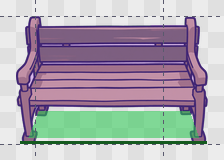
#> input picture tools/blackout/masques/banc_vert.png, 224 x 160 px, given in place of barque_mouillage.png.png, which was not available
$ python retire_miettes.py masques/banc_vert.png masques/barque_mouillage.png
#> lines starting #> are read from the running program, lines starting #| are printed output that depends on the picture; after the words box and inside, x2 and y2 are one past the last pixel; in counts of white or black regions, pixels touching at a corner belong together
#!/usr/bin/env python3
"""Retire les petits îlots détachés du perso (artefacts, ex. points roses d'Amaia « trouvé ») dans une planche.

  retire_miettes.py <id> <anim> [--ecrit]      îlots de moins de TAILLE_MAX px, case par case

Le masque de tenue est nettoyé aux mêmes pixels.
"""
import os
import sys

import numpy as np
from PIL import Image

HERE = os.path.dirname(os.path.abspath(__file__))
PERSOS = os.path.normpath(os.path.join(HERE, "..", "..", "assets", "blackout", "persos"))
TAILLE_MAX = 400


def traite(pid, anim, ecrit):
#> called with pid = 'masques/banc_vert.png', anim = 'masques/barque_mouillage.png', ecrit = False
    p = os.path.join(PERSOS, pid, anim + ".png")
    im = np.array(Image.open(p).convert("RGBA"))
    t = os.path.join(PERSOS, pid, anim + "_tenue.png")
    tm = np.array(Image.open(t).convert("RGBA")) if os.path.exists(t) else None
    n = 0
    for x0 in range(0, im.shape[1], 256):
        al = im[:256, x0:x0 + 256, 3] > 20
        lab = np.zeros(al.shape, np.int32)
        comps = []
        for y, x in zip(*np.nonzero(al)):
            if lab[y, x]:
                continue
            pile, pts = [(y, x)], []
            lab[y, x] = len(comps) + 1
            while pile:
                cy, cx = pile.pop()
                pts.append((cy, cx))
                for ny in (cy - 1, cy, cy + 1):
                    for nx in (cx - 1, cx, cx + 1):
                        if 0 <= ny < 256 and 0 <= nx < 256 and al[ny, nx] and not lab[ny, nx]:
                            lab[ny, nx] = len(comps) + 1
                            pile.append((ny, nx))
            comps.append(pts)
        if len(comps) < 2:
            continue
        grand = max(range(len(comps)), key=lambda i: len(comps[i]))
        for i, pts in enumerate(comps):
            if i == grand or len(pts) >= TAILLE_MAX:
                continue
            for y, x in pts:                       # avec une marge de 2 px (halo d'antialias)
                im[max(0, y - 1):y + 2, x0 + max(0, x - 1):x0 + x + 2] = 0
                if tm is not None:
                    tm[max(0, y - 1):y + 2, x0 + max(0, x - 1):x0 + x + 2] = 0
            n += len(pts)
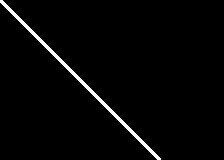
#> lab: shape (160, 224) int32; values 0 (black) and 1 (white), 2.2% white; 1 white region, box (x1, y1, x2, y2) and area: (0, 0, 161, 160) 796
#> after the loop, n = 0
    if ecrit and n:
        Image.fromarray(im).save(p)
        if tm is not None:
            Image.fromarray(tm).save(t)
    return n


if __name__ == "__main__":
#> (the run stopped early here; a loop or call above may not have finished)

$ run again, on tools/blackout/masques/barque_mouillage.png
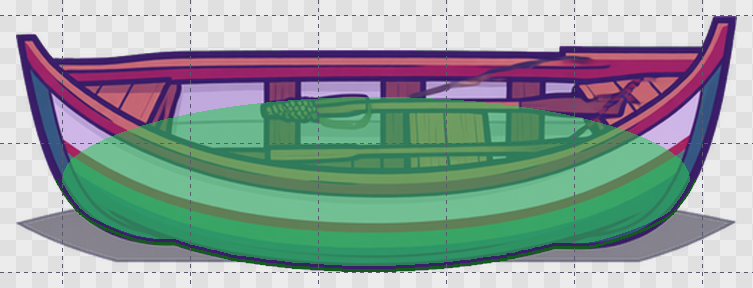
#> input picture tools/blackout/masques/barque_mouillage.png, 753 x 288 px, given in place of barque_mouillage.png.png, which was not available
#> after the loop in traite, `for x0 in range(0, im.shape[1], 256):`:
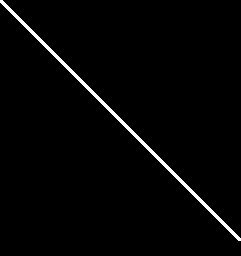
#> lab: shape (256, 241) int32; values 0 (black) and 1 (white), 1.9% white; 1 white region, box (x1, y1, x2, y2) and area: (0, 0, 241, 241) 1199
#> after the loop in traite, `for x0 in range(0, im.shape[1], 256):`: n = 0

$ run again, on tools/blackout/masques/barriques_cidre.png
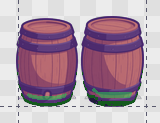
#> input picture tools/blackout/masques/barriques_cidre.png, 160 x 123 px, given in place of barriques_cidre.png.png, which was not available
#> after the loop in traite, `for x0 in range(0, im.shape[1], 256):`:
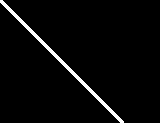
#> lab: shape (123, 160) int32; values 0 (black) and 1 (white), 3.1% white; 1 white region, box (x1, y1, x2, y2) and area: (0, 0, 124, 123) 611
#> after the loop in traite, `for x0 in range(0, im.shape[1], 256):`: n = 0
